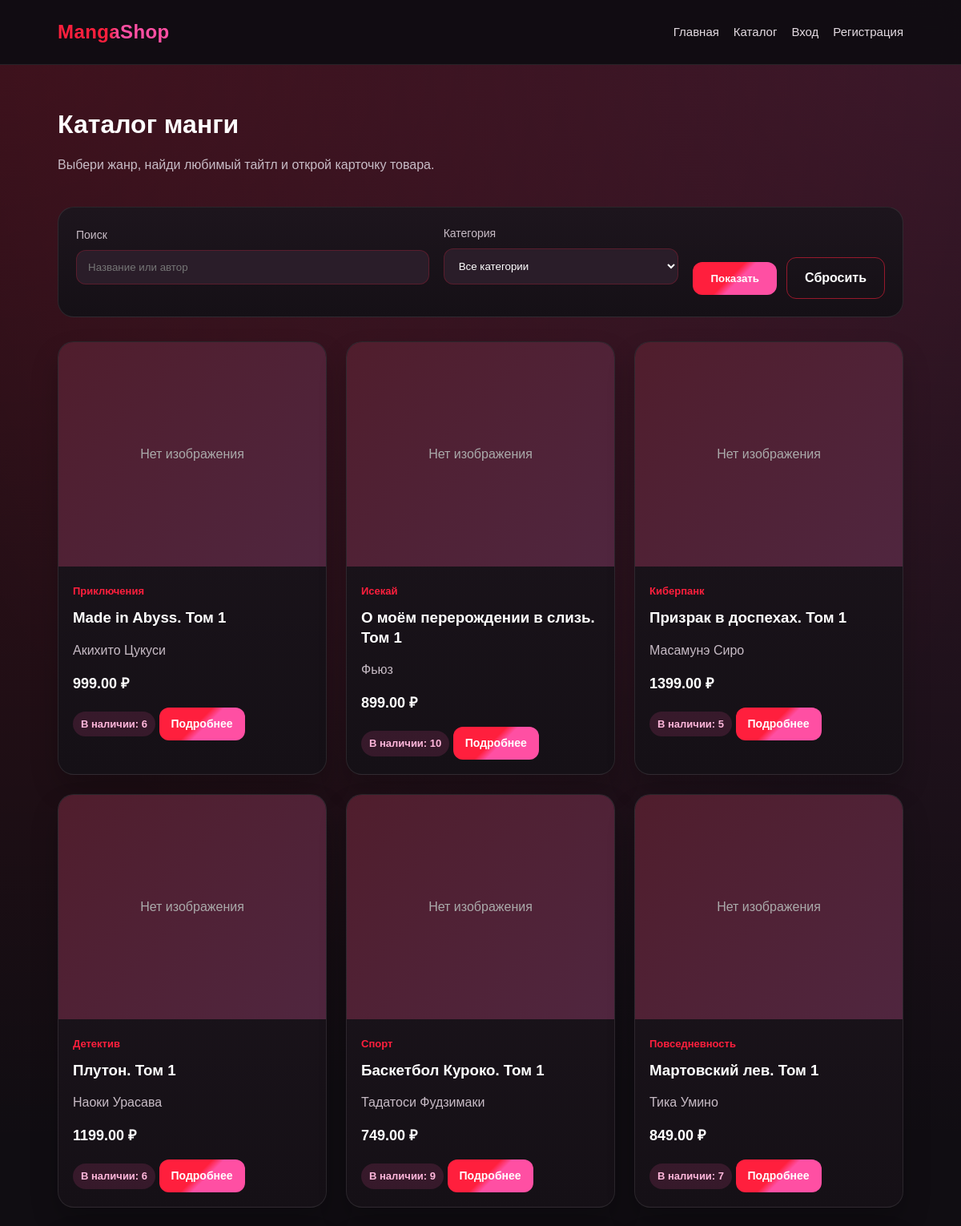
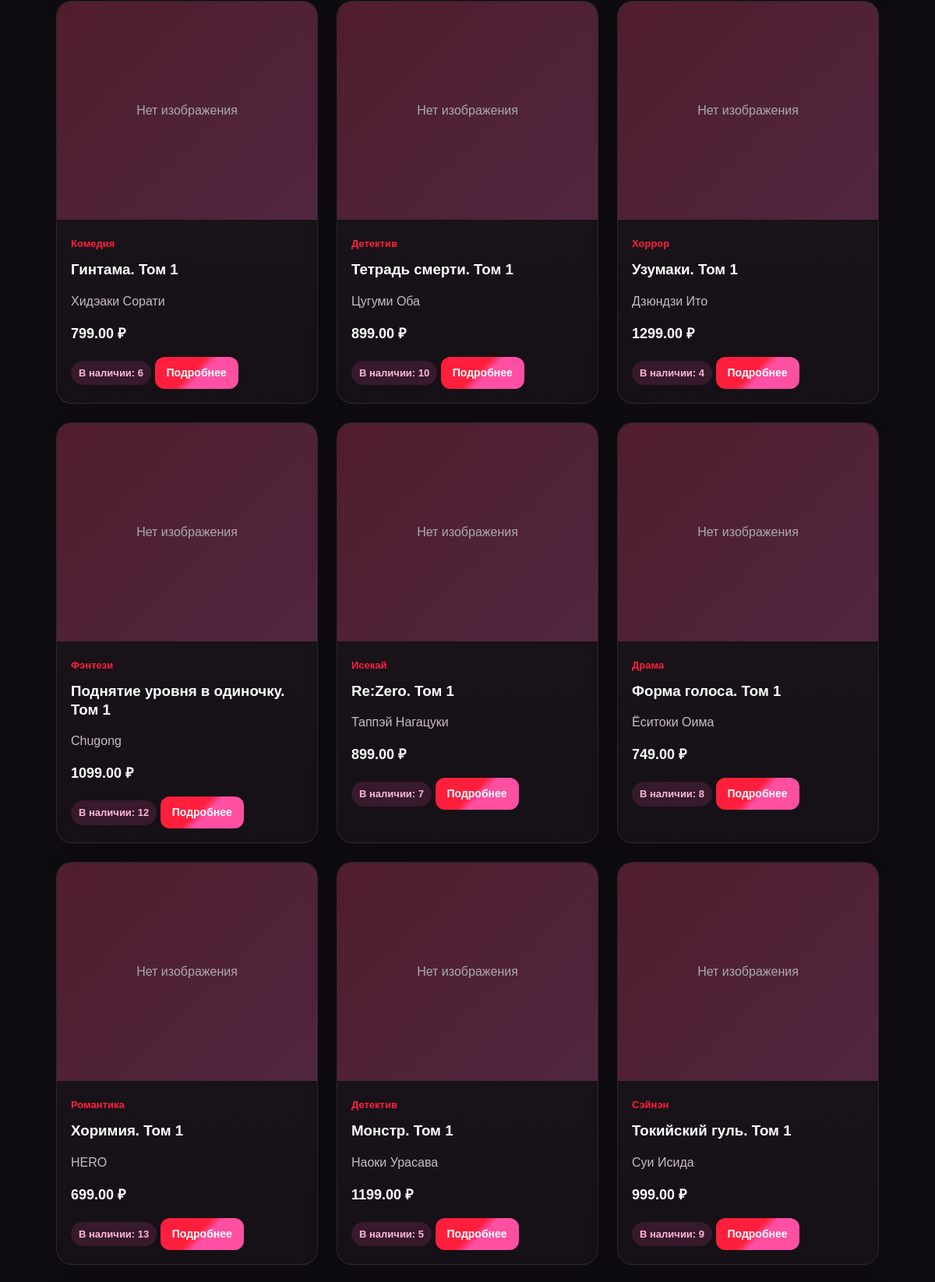
Screenshot of /catalog.php (upper part) with the database file from the repository (2 pictures, top to bottom).
### tables this page shows
CREATE TABLE `products` (
  `id` int(11) NOT NULL,
  `category_id` int(11) NOT NULL,
  `title` varchar(200) NOT NULL,
  `author` varchar(150) DEFAULT NULL,
  `description` text,
  `price` decimal(10,2) NOT NULL,
  `image` varchar(255) DEFAULT NULL,
  `stock` int(11) NOT NULL DEFAULT '0',
  `created_at` timestamp NULL DEFAULT CURRENT_TIMESTAMP
);

CREATE TABLE `categories` (
  `id` int(11) NOT NULL,
  `title` varchar(150) NOT NULL,
  `description` text
);

### includes/auth.php (called while the page is built, shortened)
<?php
function e($value)
{
    return htmlspecialchars($value, ENT_QUOTES, 'UTF-8');
}
function product_image_url($filename)
{
    $filename = trim((string)$filename);
    $path = __DIR__ . '/../uploads/products/' . $filename;
    if (!is_file($path)) {
        return null;
    }
    return '/uploads/products/' . rawurlencode($filename);
}

### catalog.php (the view, shortened to what this page needs)
<?php
require_once __DIR__ . '/includes/db.php';
require_once __DIR__ . '/includes/auth.php';
$search = isset($_GET['search']) ? trim($_GET['search']) : '';
$sql = "
    SELECT products.*, categories.title AS category_title
    FROM products
    INNER JOIN categories ON products.category_id = categories.id
    WHERE 1
";
$params = array();
$sql .= " ORDER BY products.id DESC";
$stmt = $pdo->prepare($sql);
$stmt->execute($params);
$products = $stmt->fetchAll();
?>
<?php require_once __DIR__ . '/includes/header.php'; ?>
<main class="container">
    <div class="page-title">
        <div>
            <h1>Каталог манги</h1>
            <p class="page-subtitle">Выбери жанр, найди любимый тайтл и открой карточку товара.</p>
        </div>
    </div>
    <form class="catalog-filter" method="get">
        <div class="form-group">
            <label>Поиск</label>
            <input class="form-control" type="text" name="search" placeholder="Название или автор" value="<?php echo e($search); ?>">
        </div>
        <div class="form-group">
            <label>Категория</label>
            <select class="form-control" name="category_id">
                <option value="0">Все категории</option>
            </select>
        </div>
        <div class="filter-actions">
            <button class="btn" type="submit">Показать</button>
            <a href="/catalog.php" class="btn btn-secondary">Сбросить</a>
        </div>
    </form>
    <?php if (count($products) > 0): ?>
        <div class="product-grid">
            <?php foreach ($products as $product): ?>
                <?php $imageUrl = product_image_url($product['image']); ?>
                <div class="product-card">
                    <div class="product-image">
                        <?php if ($imageUrl): ?>
                            <img src="<?php echo e($imageUrl); ?>" alt="<?php echo e($product['title']); ?>">
                        <?php else: ?>
                            <span>Нет изображения</span>
                        <?php endif; ?>
                    </div>
                    <div class="product-info">
                        <span class="category"><?php echo e($product['category_title']); ?></span>
                        <h3><?php echo e($product['title']); ?></h3>
                        <p><?php echo e($product['author']); ?></p>
                        <strong><?php echo e($product['price']); ?> ₽</strong>
                        <?php if ($product['stock'] > 0): ?>
                            <span class="badge pink">В наличии: <?php echo (int)$product['stock']; ?></span>
                        <?php else: ?>
                            <span class="badge red">Нет в наличии</span>
                        <?php endif; ?>
                        <a href="/product.php?id=<?php echo $product['id']; ?>" class="btn small">Подробнее</a>
                    </div>
                </div>
            <?php endforeach; ?>
        </div>
    <?php else: ?>
        <div class="empty">
            Товары не найдены. Попробуй изменить фильтр или поисковый запрос.
        </div>
    <?php endif; ?>
</main>
<?php require_once __DIR__ . '/includes/footer.php'; ?>

### assets/css/style.css (style rules this page uses)
:root { --bg: #100d12; --bg-soft: #18111a; --card: #1d151d; --card-light: #2a1d29; --red: #ff1f3d; --red-dark: #b00020; --pink: #ff4fa3; --pink-dark: #c2185b; --text: #ffffff; --muted: #c8bcc6; --border: rgba(255, 255, 255, 0.09); --shadow: rgba(0, 0, 0, 0.38); }
* { box-sizing: border-box; }
html { min-height: 100%; scroll-behavior: smooth; }
body { margin: 0; display: grid; grid-template-rows: auto minmax(0, 1fr) auto; font-family: Arial, sans-serif; line-height: 1.5; background: radial-gradient(circle at top left, rgba(255, 31, 61, 0.18), transparent 28%), radial-gradient(circle at top right, rgba(255, 79, 163, 0.16), transparent 28%), radial-gradient(circle at bottom left, rgba(176, 0, 32, 0.18), transparent 30%), radial-gradient(circle at bottom right, rgba(194, 24, 91, 0.16), transparent 30%), var(--bg); color: var(--text); min-height: 100vh; min-height: 100dvh; }
main { min-width: 0; }
a { color: inherit; text-decoration: none; }
button, input, textarea, select { font-family: inherit; }
.container { padding: 50px 6%; }
.container h1, .container h2 { margin-top: 0; }
.product-grid { display: grid; grid-template-columns: repeat(4, minmax(0, 1fr)); gap: 24px; }
.product-card { min-width: 0; background: linear-gradient(180deg, var(--card), #151016); border: 1px solid var(--border); border-radius: 20px; overflow: hidden; transition: 0.25s; box-shadow: 0 18px 35px rgba(0, 0, 0, 0.2); }
.product-image { height: 280px; background: linear-gradient(135deg, rgba(255, 31, 61, 0.18), rgba(255, 79, 163, 0.18)), var(--card-light); display: flex; align-items: center; justify-content: center; color: #aaa; text-align: center; }
.product-info { padding: 18px; }
.category { color: var(--red); font-size: 13px; font-weight: 700; }
.product-info h3 { margin: 10px 0; line-height: 1.3; }
.product-info p { color: var(--muted); line-height: 1.5; }
.product-info strong { display: block; margin-top: 8px; font-size: 18px; color: #ffffff; }
.btn { display: inline-block; margin-top: 16px; padding: 13px 22px; background: linear-gradient(135deg, var(--red) 0%, var(--red) 45%, var(--pink) 55%, var(--pink) 100%); border-radius: 12px; color: white; font-weight: 700; border: none; cursor: pointer; transition: 0.25s; text-align: center; }
.btn.small { padding: 10px 15px; font-size: 14px; }
.form-group { margin-bottom: 18px; }
.form-group label { display: block; margin-bottom: 8px; color: var(--muted); font-size: 14px; }
.form-control { width: 100%; padding: 13px 14px; border-radius: 12px; border: 1px solid rgba(255, 31, 61, 0.22); background: var(--card-light); color: var(--text); outline: none; transition: 0.2s; }
.badge { display: inline-block; padding: 6px 10px; border-radius: 999px; background: rgba(255, 31, 61, 0.14); color: #ff9ba8; font-size: 13px; font-weight: 700; }
.badge.pink { background: rgba(255, 79, 163, 0.14); color: #ffb7db; }
.page-title { display: flex; justify-content: space-between; gap: 16px; align-items: center; margin-bottom: 24px; }
.page-title > div { min-width: 0; max-width: 100%; }
@media (max-width: 1200px) { .product-grid { grid-template-columns: repeat(3, minmax(0, 1fr)); } }
.page-subtitle { color: var(--muted); margin-top: -6px; line-height: 1.5; }
.catalog-filter { display: grid; grid-template-columns: minmax(0, 1.5fr) minmax(0, 1fr) auto; gap: 18px; align-items: end; background: linear-gradient(180deg, var(--card), #151016); border: 1px solid var(--border); border-radius: 20px; padding: 22px; margin-bottom: 30px; }
.filter-actions { display: flex; gap: 12px; align-items: center; }
.btn-secondary { background: transparent; border: 1px solid rgba(255, 31, 61, 0.55); color: #ffffff; }

### rows the page displays
products: category.title "Приключения", title "Made in Abyss. Том 1", author "Акихито Цукуси", price "999.00", stock "6"
products: category.title "Исекай", title "О моём перерождении в слизь. Том 1", author "Фьюз", price "899.00", stock "10"
products: category.title "Киберпанк", title "Призрак в доспехах. Том 1", author "Масамунэ Сиро", price "1399.00", stock "5"
products: category.title "Детектив", title "Плутон. Том 1", author "Наоки Урасава", price "1199.00", stock "6"
products: category.title "Спорт", title "Баскетбол Куроко. Том 1", author "Тадатоси Фудзимаки", price "749.00", stock "9"
products: category.title "Повседневность", title "Мартовский лев. Том 1", author "Тика Умино", price "849.00", stock "7"
products: category.title "Комедия", title "Гинтама. Том 1", author "Хидэаки Сорати", price "799.00", stock "6"
products: category.title "Детектив", title "Тетрадь смерти. Том 1", author "Цугуми Оба", price "899.00", stock "10"
products: category.title "Хоррор", title "Узумаки. Том 1", author "Дзюндзи Ито", price "1299.00", stock "4"
products: category.title "Фэнтези", title "Поднятие уровня в одиночку. Том 1", author "Chugong", price "1099.00", stock "12"
products: category.title "Исекай", title "Re:Zero. Том 1", author "Таппэй Нагацуки", price "899.00", stock "7"
products: category.title "Драма", title "Форма голоса. Том 1", author "Ёситоки Оима", price "749.00", stock "8"
products: category.title "Романтика", title "Хоримия. Том 1", author "HERO", price "699.00", stock "13"
products: category.title "Детектив", title "Монстр. Том 1", author "Наоки Урасава", price "1199.00", stock "5"
products: category.title "Сэйнэн", title "Токийский гуль. Том 1", author "Суи Исида", price "999.00", stock "9"

### other values shown
$link['label'] "Главная"
$link['label'] "Каталог"
$link['label'] "Вход"
$link['label'] "Регистрация"
